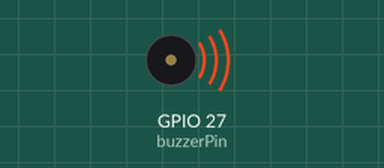
The program below on a simulated Raspberry Pi (BCM pin numbers). On the bench: buzzer (waves = sounding). At 4.0 s the program stops and its outputs stay as they are.

Above: at 0.1 s.
At 4.1 s:
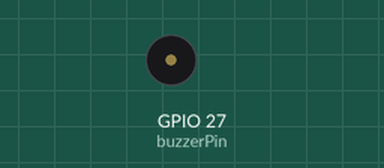
Timing chart, 0 to 5.5 s (numbered marks = the images above):
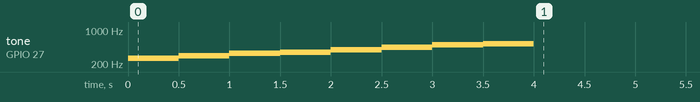

The program:

piezo_buzzer2.py
```python
import RPi.GPIO as gpio
import time

buzzerPin = 27
gpio.setmode(gpio.BCM)
gpio.setup(buzzerPin, gpio.OUT)

pwm = gpio.PWM(buzzerPin,262)
pwm.start(10)
#4도~5도
melody = [262, 294, 330, 350, 392, 440, 494, 523]

try:
    for i in melody:
        pwm.ChangeFrequency(i)
        time.sleep(0.5)

finally:
    pwm.stop()
    gpio.cleanup()
```

Measured:
- by itself, tone on GPIO 27 (buzzerPin): plays 262 Hz for 0.50 s, 294 Hz for 0.50 s, 330 Hz for 0.50 s, 350 Hz for 0.50 s, 392 Hz for 0.50 s, 440 Hz for 0.50 s … (8 notes in this stretch)
